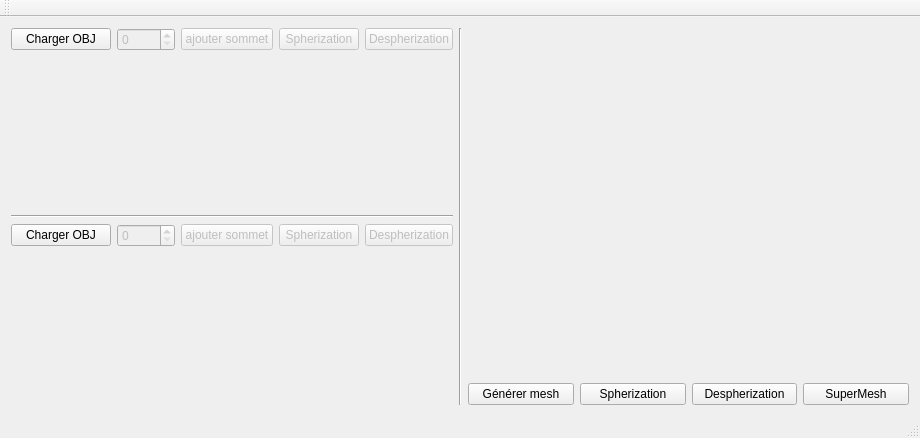
<?xml version="1.0" encoding="UTF-8"?>
<ui version="4.0">
 <class>MainWindow</class>
 <widget class="QMainWindow" name="MainWindow">
  <property name="geometry">
   <rect>
    <x>0</x>
    <y>0</y>
    <width>920</width>
    <height>438</height>
   </rect>
  </property>
  <property name="windowTitle">
   <string>MainWindow</string>
  </property>
  <widget class="QWidget" name="centralWidget">
   <layout class="QHBoxLayout" name="horizontalLayout_4">
    <item>
     <layout class="QVBoxLayout" name="verticalLayout_4">
      <item>
       <layout class="QVBoxLayout" name="verticalLayout_2">
        <item>
         <layout class="QHBoxLayout" name="horizontalLayout_2">
          <item>
           <widget class="QPushButton" name="pushButton_chargement">
            <property name="minimumSize">
             <size>
              <width>100</width>
              <height>0</height>
             </size>
            </property>
            <property name="text">
             <string>Charger OBJ</string>
            </property>
           </widget>
          </item>
          <item>
           <widget class="QSpinBox" name="spinBox">
            <property name="enabled">
             <bool>false</bool>
            </property>
           </widget>
          </item>
          <item>
           <widget class="QPushButton" name="add_vertex">
            <property name="enabled">
             <bool>false</bool>
            </property>
            <property name="text">
             <string>ajouter sommet</string>
            </property>
           </widget>
          </item>
          <item>
           <widget class="QPushButton" name="pushButton_spherizationSrc">
            <property name="enabled">
             <bool>false</bool>
            </property>
            <property name="text">
             <string>Spherization</string>
            </property>
           </widget>
          </item>
          <item>
           <widget class="QPushButton" name="pushButton_despherizationSrc">
            <property name="enabled">
             <bool>false</bool>
            </property>
            <property name="text">
             <string>Despherization</string>
            </property>
           </widget>
          </item>
         </layout>
        </item>
        <item>
         <widget class="MeshViewerWidget" name="displayWidget" native="true">
          <property name="sizePolicy">
           <sizepolicy hsizetype="Expanding" vsizetype="Expanding">
            <horstretch>0</horstretch>
            <verstretch>0</verstretch>
           </sizepolicy>
          </property>
         </widget>
        </item>
       </layout>
      </item>
      <item>
       <widget class="Line" name="line_2">
        <property name="orientation">
         <enum>Qt::Horizontal</enum>
        </property>
       </widget>
      </item>
      <item>
       <layout class="QVBoxLayout" name="verticalLayout_3">
        <item>
         <layout class="QHBoxLayout" name="horizontalLayout_3">
          <item>
           <widget class="QPushButton" name="pushButton_chargement_2">
            <property name="minimumSize">
             <size>
              <width>100</width>
              <height>0</height>
             </size>
            </property>
            <property name="text">
             <string>Charger OBJ</string>
            </property>
           </widget>
          </item>
          <item>
           <widget class="QSpinBox" name="spinBox_2">
            <property name="enabled">
             <bool>false</bool>
            </property>
           </widget>
          </item>
          <item>
           <widget class="QPushButton" name="add_vertex_2">
            <property name="enabled">
             <bool>false</bool>
            </property>
            <property name="text">
             <string>ajouter sommet</string>
            </property>
           </widget>
          </item>
          <item>
           <widget class="QPushButton" name="pushButton_spherizationTgt">
            <property name="enabled">
             <bool>false</bool>
            </property>
            <property name="text">
             <string>Spherization</string>
            </property>
           </widget>
          </item>
          <item>
           <widget class="QPushButton" name="pushButton_despherizationTgt">
            <property name="enabled">
             <bool>false</bool>
            </property>
            <property name="text">
             <string>Despherization</string>
            </property>
           </widget>
          </item>
         </layout>
        </item>
        <item>
         <widget class="MeshViewerWidget" name="displayWidget_2" native="true">
          <property name="sizePolicy">
           <sizepolicy hsizetype="Expanding" vsizetype="Expanding">
            <horstretch>0</horstretch>
            <verstretch>0</verstretch>
           </sizepolicy>
          </property>
         </widget>
        </item>
       </layout>
      </item>
     </layout>
    </item>
    <item>
     <widget class="Line" name="line">
      <property name="orientation">
       <enum>Qt::Vertical</enum>
      </property>
     </widget>
    </item>
    <item>
     <layout class="QVBoxLayout" name="verticalLayout">
      <item>
       <widget class="MeshViewerWidget" name="displayWidget_3" native="true">
        <property name="sizePolicy">
         <sizepolicy hsizetype="Expanding" vsizetype="Expanding">
          <horstretch>0</horstretch>
          <verstretch>0</verstretch>
         </sizepolicy>
        </property>
       </widget>
      </item>
      <item>
       <layout class="QHBoxLayout" name="horizontalLayout">
        <item>
         <widget class="QPushButton" name="pushButton_generer">
          <property name="text">
           <string>Générer mesh</string>
          </property>
         </widget>
        </item>
        <item>
         <widget class="QPushButton" name="pushButton_spherization">
          <property name="text">
           <string>Spherization</string>
          </property>
         </widget>
        </item>
        <item>
         <widget class="QPushButton" name="pushButton_despherization">
          <property name="text">
           <string>Despherization</string>
          </property>
         </widget>
        </item>
        <item>
         <widget class="QPushButton" name="pushButton_superMesh">
          <property name="text">
           <string>SuperMesh</string>
          </property>
         </widget>
        </item>
       </layout>
      </item>
     </layout>
    </item>
   </layout>
  </widget>
  <widget class="QMenuBar" name="menuBar">
   <property name="geometry">
    <rect>
     <x>0</x>
     <y>0</y>
     <width>920</width>
     <height>22</height>
    </rect>
   </property>
  </widget>
  <widget class="QToolBar" name="mainToolBar">
   <attribute name="toolBarArea">
    <enum>TopToolBarArea</enum>
   </attribute>
   <attribute name="toolBarBreak">
    <bool>false</bool>
   </attribute>
  </widget>
  <widget class="QStatusBar" name="statusBar"/>
 </widget>
 <layoutdefault spacing="6" margin="11"/>
 <customwidgets>
  <customwidget>
   <class>MeshViewerWidget</class>
   <extends>QWidget</extends>
   <header location="global">meshviewerwidget.h</header>
   <container>1</container>
  </customwidget>
 </customwidgets>
 <resources/>
 <connections/>
</ui>
